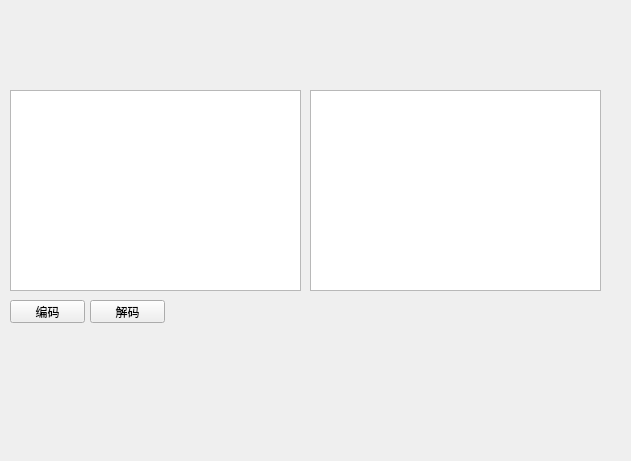
<?xml version="1.0" encoding="UTF-8"?>
<ui version="4.0">
 <class>Form</class>
 <widget class="QWidget" name="Form">
  <property name="geometry">
   <rect>
    <x>0</x>
    <y>0</y>
    <width>631</width>
    <height>461</height>
   </rect>
  </property>
  <property name="windowTitle">
   <string>Form</string>
  </property>
  <widget class="QPlainTextEdit" name="plainTextEdit">
   <property name="geometry">
    <rect>
     <x>10</x>
     <y>90</y>
     <width>291</width>
     <height>201</height>
    </rect>
   </property>
   <property name="plainText">
    <string/>
   </property>
  </widget>
  <widget class="QPlainTextEdit" name="plainTextEdit_2">
   <property name="geometry">
    <rect>
     <x>310</x>
     <y>90</y>
     <width>291</width>
     <height>201</height>
    </rect>
   </property>
   <property name="readOnly">
    <bool>true</bool>
   </property>
  </widget>
  <widget class="QPushButton" name="pushButton">
   <property name="geometry">
    <rect>
     <x>10</x>
     <y>300</y>
     <width>75</width>
     <height>23</height>
    </rect>
   </property>
   <property name="text">
    <string>编码</string>
   </property>
  </widget>
  <widget class="QPushButton" name="pushButton_2">
   <property name="geometry">
    <rect>
     <x>90</x>
     <y>300</y>
     <width>75</width>
     <height>23</height>
    </rect>
   </property>
   <property name="text">
    <string>解码</string>
   </property>
  </widget>
 </widget>
 <resources/>
 <connections/>
</ui>
